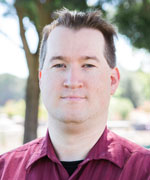
#> input picture image.jpg, 150 x 180 px
$ jupyter execute --allow-errors haar.ipynb   (shell and % lines are left out)
#> lines starting #> are read from the running program, lines starting #| are printed output that depends on the picture
[cell 1]
import cv2

import matplotlib
import matplotlib.pyplot as plt

[cell 2]
from google.colab import drive
drive.mount('/content/drive')

[cell 3]
%cd /content/drive/MyDrive/Colab Notebooks

[cell 4]
face_cascade = cv2.CascadeClassifier('haarcascade_frontalface_default.xml')

[cell 5]
image_path = 'image.jpg'
img_data = cv2.imread(image_path, -1)
#> img_data is the input picture: shape (180, 150, 3); mean B, G, R 160.8, 158.2, 176.7
img = cv2.cvtColor(img_data, cv2.COLOR_BGR2RGB)

[cell 6]
gray = cv2.cvtColor(img, cv2.COLOR_BGR2GRAY)
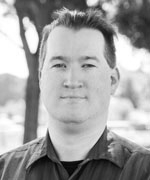
#> gray: shape (180, 150); min 1, max 255, mean 161.1

[cell 7]
faces = face_cascade.detectMultiScale(gray, 1.1, 4)
#> faces = [[34, 33, 80, 80]]

[cell 8]
for (x, y, w, h) in faces:
    cv2.rectangle(img, (x, y), (x+w, y+h), (255, 0, 0), 1)
#> this loop made 1 pass
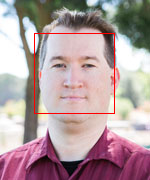
#> img: shape (180, 150, 3); mean R, G, B 177.5, 156.2, 158.8

[cell 9]
fig = plt.figure(figsize=(20,10))
plt.imshow(img)

[cell 10]
(x, y, w, h)
#> Out = (34, 33, 80, 80)

[cell 11]
face_img = img[x:x+w,y:y+h]
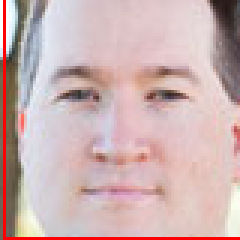
#> face_img: shape (80, 80, 3) (shown 3 times larger); mean R, G, B 204.7, 177.7, 177.4

[cell 12]
fig = plt.figure(figsize=(10,10))
plt.imshow(face_img)

[cell 13]
i=5
cv2.imwrite('{}_a.jpg'.format(i), face_img)
#> Out = True
